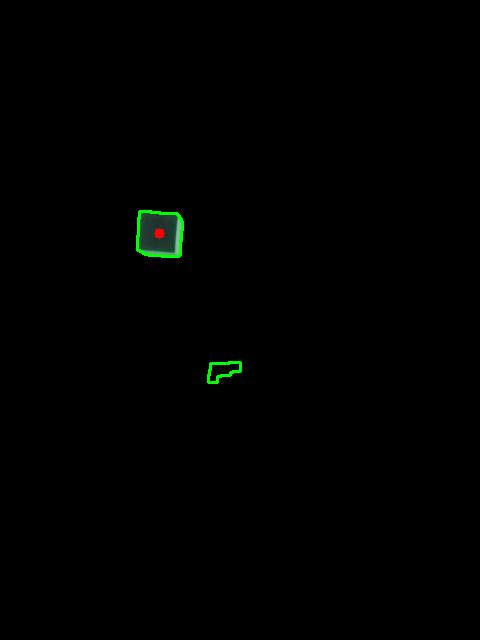
#> input picture debug_image.png, 480 x 640 px
$ python -i object_tracking.py   (imports and definitions only)
#> lines starting #> are read from the running program, lines starting #| are printed output that depends on the picture; after the words box and inside, x2 and y2 are one past the last pixel; in counts of white or black regions, pixels touching at a corner belong together
#> further down, picture is the input picture: shape (640, 480, 3); mean B, G, R 0.3, 1.1, 0.3
import cv2
import numpy as np

# write an object tracking function, using rgb color space


def test_calibration(image, colors):
    for color in colors:
        print("Testing color: ", color)
        object_tracking(image, color, DEBUG=True)


def object_tracking(image, color="red", size_threshold=150, DEBUG=True):
#> called with color = 'red', size_threshold = 150, DEBUG = True
    positions = []

    hsv = cv2.cvtColor(image, cv2.COLOR_BGR2HSV)
#> hsv: shape (640, 480, 3); mean H, S, V 0.5, 1.3, 1.1

    colorFound = False

    # the first bounds are for the lower range of the color
    # the second bounds are for the upper range of the color

    # to find the bounds of the color, use the hsv_color_picker.py script

    if color == "red":
        colorFound = True

        lower1 = np.array([0, 100, 100])
        upper1 = np.array([10, 255, 255])

        lower2 = np.array([160, 100, 100])
        upper2 = np.array([179, 255, 255])

    if color == "green":
        colorFound = True

        lower1 = np.array([62, 170, 11])
        upper1 = np.array([82, 190, 91])

        lower2 = np.array([64, 94, 0])
        upper2 = np.array([84, 114, 0])

    if color == "orange":
        colorFound = True

        lower1 = np.array([0, 193, 67])
        upper1 = np.array([0, 213, 147])

        lower2 = np.array([0, 166, 170])
        upper2 = np.array([0, 186, 250])

    # TODO add orange

    if not colorFound:
        print("Color not found")
        return None

    mask1 = cv2.inRange(hsv, lower1, upper1)
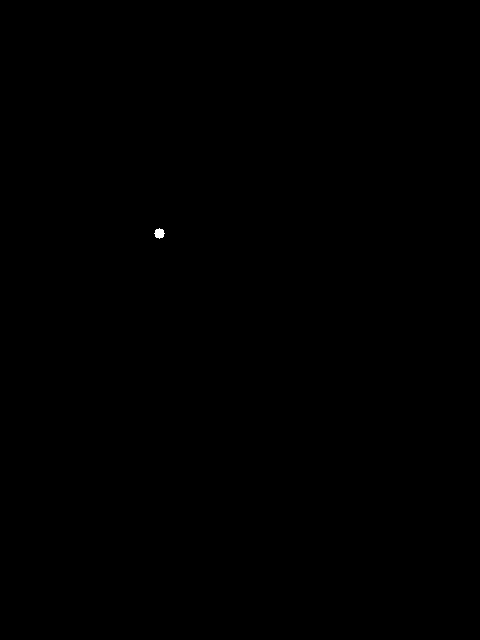
#> mask1: shape (640, 480); 0.03% white; 1 white region
    mask2 = cv2.inRange(hsv, lower2, upper2)
#> mask2: shape (640, 480); every value is 0

    mask = cv2.bitwise_or(mask1, mask2)
    res = cv2.bitwise_and(image, image, mask=mask)
    # find contours in the binary image
    contours, hierarchy = cv2.findContours(mask, cv2.RETR_TREE, cv2.CHAIN_APPROX_SIMPLE)
#> contours = 1 contour; box (x1, y1, x2, y2) and area: (154, 228, 165, 239) 66

    # find the biggest contour (c) by the area
    if len(contours) > 0:
        large_contours = [c for c in contours if cv2.contourArea(c) > size_threshold]
#> large_contours = []
        if len(large_contours) > 0:
            c = max(large_contours, key=cv2.contourArea)
            # find the center of the biggest contour
            M = cv2.moments(c)
            cx = int(M["m10"] / M["m00"])
            cy = int(M["m01"] / M["m00"])
            positions.append(np.array([cx, cy]))
    else:
        print("No contours found")
        return None

        if DEBUG:
            # draw the center of the circle
            cv2.circle(res, (cx, cy), 5, (0, 0, 255), -1)
            # draw the contour of the circle
            cv2.drawContours(res, contours, -1, (0, 255, 0), 2)
    if DEBUG:
        # cv2.imshow('mask', mask)
        window_name = "res " + color
        cv2.imshow(window_name, res)
        cv2.waitKey(0)
        cv2.destroyAllWindows()
#> (the run stopped early here; a loop or call above may not have finished)
